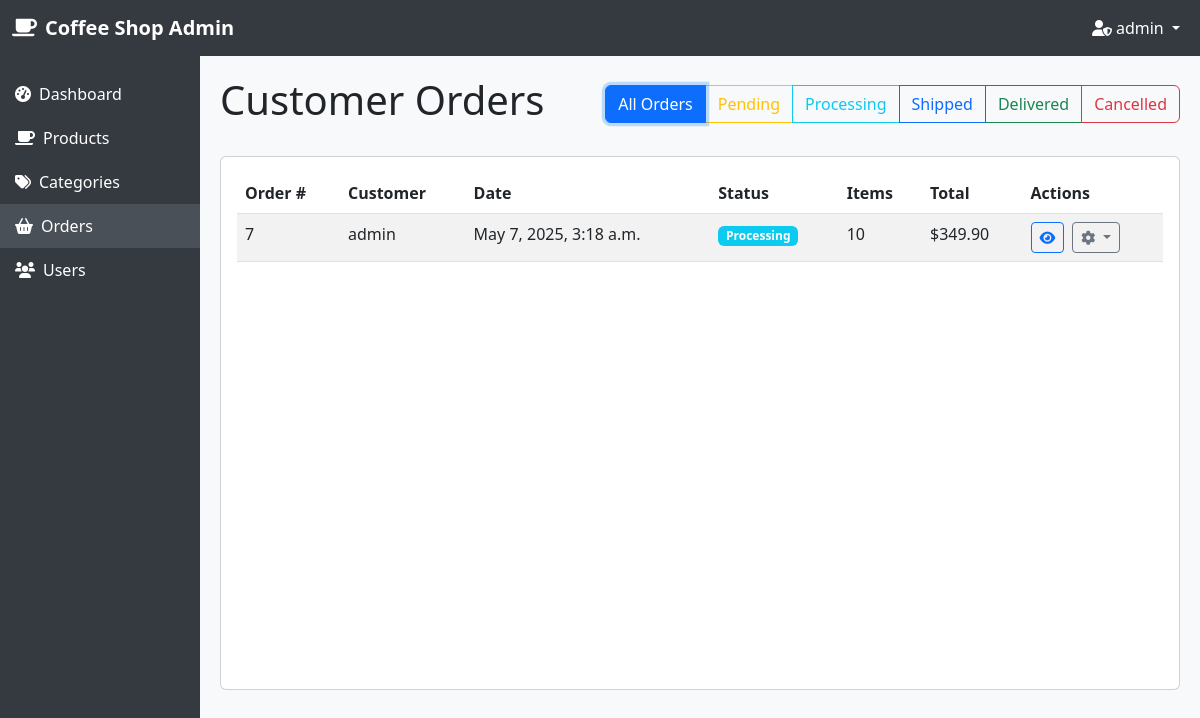
Page /admin-dashboard/orders/ (signed in) on the committed database.
### store/models.py (models this page shows, shortened)
class Order(models.Model):
    STATUS_CHOICES = [
        ('pending', 'Pending'),
        ('processing', 'Processing'),
        ('shipped', 'Shipped'),
        ('delivered', 'Delivered'),
        ('cancelled', 'Cancelled'),
    ]
    customer = models.ForeignKey(Customer, on_delete=models.CASCADE, related_name='orders')
    date_ordered = models.DateTimeField(auto_now_add=True)
    complete = models.BooleanField(default=False)  # Indica si el pedido está finalizado
    transaction_id = models.CharField(max_length=100, null=True, blank=True)
    status = models.CharField(max_length=20, choices=STATUS_CHOICES, default='pending')
    shipping_address = models.TextField(blank=True, null=True)
    class Meta:
        ordering = ['-date_ordered']  # Más recientes primero
    @property
    def get_cart_total(self):
        orderitems = self.orderitem_set.all()
        total = sum([item.get_total for item in orderitems])
        return total
    @property
    def get_cart_items(self):
        orderitems = self.orderitem_set.all()
        total = sum([item.quantity for item in orderitems])
        return total

class Customer(models.Model):
    user = models.OneToOneField(User, on_delete=models.CASCADE)
    phone = models.CharField(max_length=15, blank=True, null=True)
    address = models.TextField(blank=True, null=True)

class OrderItem(models.Model):
    product = models.ForeignKey(Product, on_delete=models.CASCADE)
    order = models.ForeignKey(Order, on_delete=models.CASCADE)
    quantity = models.IntegerField(default=1)
    date_added = models.DateTimeField(auto_now_add=True)
    @property
    def get_total(self):
        return self.product.price * self.quantity

class Product(models.Model):
    ROAST_CHOICES = [
        ('light', 'Light Roast'),
        ('medium', 'Medium Roast'),
        ('dark', 'Dark Roast'),
        ('espresso', 'Espresso Roast'),
    ]
    FORMAT_CHOICES = [
        ('whole_bean', 'Whole Bean'),
        ('ground', 'Ground'),
        ('capsule', 'Capsules'),
    ]
    name = models.CharField(max_length=200)
    category = models.ForeignKey(Category, on_delete=models.CASCADE, related_name='products')
    description = models.TextField()
    price = models.DecimalField(max_digits=6, decimal_places=2)
    stock = models.IntegerField(default=0)
    image = models.ImageField(upload_to='products/', blank=True, null=True)
    roast_level = models.CharField(max_length=20, choices=ROAST_CHOICES)
    origin = models.CharField(max_length=100)  # País o región de origen
    format = models.CharField(max_length=20, choices=FORMAT_CHOICES)
    weight = models.IntegerField(help_text="Weight in grams")
    created_at = models.DateTimeField(auto_now_add=True)
    updated_at = models.DateTimeField(auto_now=True)
    is_available = models.BooleanField(default=True)
    class Meta:
        ordering = ['name']

### store/views.py (the view)
# urls.py: path('admin-dashboard/orders/', views.order_list, name="order_list"),
@user_passes_test(is_admin)
def order_list(request):
    orders = Order.objects.all()
    return render(request, 'store/dashboard/order_list.html', {'orders': orders})

### store/views.py (called while the page is built)
def is_admin(user):
    return user.is_staff

### store/templates/store/dashboard/order_list.html (shortened to what this page needs)
{% extends 'store/dashboard/admin_base.html' %}
{% load static %}
{% block content %}
<div class="d-flex justify-content-between align-items-center mb-4">
    <h1>Customer Orders</h1>
    <div class="btn-group">
        <button type="button" class="btn btn-outline-primary active filter-btn" data-filter="all">
            All Orders
        </button>
        <button type="button" class="btn btn-outline-warning filter-btn" data-filter="pending">
            Pending
        </button>
        <button type="button" class="btn btn-outline-info filter-btn" data-filter="processing">
            Processing
        </button>
        <button type="button" class="btn btn-outline-primary filter-btn" data-filter="shipped">
            Shipped
        </button>
        <button type="button" class="btn btn-outline-success filter-btn" data-filter="delivered">
            Delivered
        </button>
        <button type="button" class="btn btn-outline-danger filter-btn" data-filter="cancelled">
            Cancelled
        </button>
    </div>
</div>
<div class="card">
    <div class="card-body">
        <div class="table-responsive">
            <table class="table table-striped" id="orders-table">
                <thead>
                    <tr>
                        <th>Order #</th>
                        <th>Customer</th>
                        <th>Date</th>
                        <th>Status</th>
                        <th>Items</th>
                        <th>Total</th>
                        <th>Actions</th>
                    </tr>
                </thead>
                <tbody>
                    {% for order in orders %}
                        <tr class="order-row" data-status="{{ order.status }}" id="order-row-{{ order.id }}">
                            <td>{{ order.id }}</td>
                            <td>{{ order.customer.user.username }}</td>
                            <td>{{ order.date_ordered|date:"F j, Y, g:i a" }}</td>
                            <td id="status-cell-{{ order.id }}">
                                {% if order.status == 'pending' %}
                                    <span class="badge bg-warning">Pending</span>
                                {% elif order.status == 'processing' %}
                                    <span class="badge bg-info">Processing</span>
                                {% elif order.status == 'shipped' %}
                                    <span class="badge bg-primary">Shipped</span>
                                {% elif order.status == 'delivered' %}
                                    <span class="badge bg-success">Delivered</span>
                                {% elif order.status == 'cancelled' %}
                                    <span class="badge bg-danger">Cancelled</span>
                                {% endif %}
                            </td>
                            <td>{{ order.get_cart_items }}</td>
                            <td>${{ order.get_cart_total }}</td>
                            <td>
                                <div class="d-flex">
                                    <a href="{% url 'order_detail' order.id %}" class="btn btn-sm btn-outline-primary me-2">
                                        <i class="fas fa-eye"></i>
                                    </a>
                                    <div class="dropdown">
                                        <button class="btn btn-sm btn-outline-secondary dropdown-toggle" type="button" id="dropdownMenuButton{{ order.id }}" data-bs-toggle="dropdown" aria-expanded="false">
                                            <i class="fas fa-cog"></i>
                                        </button>
                                    </div>
                                </div>
                            </td>
                        </tr>
                    {% empty %}
                        <tr>
                            <td colspan="7" class="text-center">No orders available yet.</td>
                        </tr>
                    {% endfor %}
                </tbody>
            </table>
        </div>
    </div>
</div>
{% endblock %}

### store/templates/store/dashboard/admin_base.html (shortened to what this page needs)
<!DOCTYPE html>
{% load static %}
<html lang="en">
<head>
    <link href="https://cdn.jsdelivr.net/npm/bootstrap@5.3.0-alpha1/dist/css/bootstrap.min.css" rel="stylesheet">
    <link rel="stylesheet" href="https://cdnjs.cloudflare.com/ajax/libs/font-awesome/6.0.0/css/all.min.css">
</head>
<body>
    <nav class="navbar navbar-expand-lg navbar-dark">
        <div class="container-fluid">
            <a class="navbar-brand" href="{% url 'dashboard' %}">
                <i class="fas fa-coffee me-2"></i>Coffee Shop Admin
            </a>
            <div class="collapse navbar-collapse" id="navbarNav">
                <ul class="navbar-nav ms-auto">
                    <li class="nav-item dropdown">
                        <a class="nav-link dropdown-toggle" href="#" id="navbarDropdown" role="button" data-bs-toggle="dropdown">
                            <i class="fas fa-user-shield me-1"></i>{{ user.first_name|default:user.username }}
                        </a>
                    </li>
                </ul>
            </div>
        </div>
    </nav>
    <div class="container-fluid">
        <div class="row">
            <div class="col-md-2 p-0 sidebar">
                <div class="mt-3">
                    <a href="{% url 'dashboard' %}" class="{% if request.path == '/admin-dashboard/' %}active{% endif %}">
                        <i class="fas fa-tachometer-alt me-2"></i>Dashboard
                    </a>
                    <a href="{% url 'product_list' %}" class="{% if '/admin-dashboard/products/' in request.path %}active{% endif %}">
                        <i class="fas fa-coffee me-2"></i>Products
                    </a>
                    <a href="{% url 'category_list' %}" class="{% if '/admin-dashboard/categories/' in request.path %}active{% endif %}">
                        <i class="fas fa-tags me-2"></i>Categories
                    </a>
                    <a href="{% url 'order_list' %}" class="{% if '/admin-dashboard/orders/' in request.path %}active{% endif %}">
                        <i class="fas fa-shopping-basket me-2"></i>Orders
                    </a>
                    <a href="{% url 'user_list' %}" class="{% if '/admin-dashboard/users/' in request.path %}active{% endif %}">
                        <i class="fas fa-users me-2"></i>Users
                    </a>
                </div>
            </div>
            <div class="col-md-10 content">
                {% block content %}
                {% endblock %}
            </div>
        </div>
    </div>
</body>
</html>

### store/templates/store/dashboard/admin_base.html (style rules this page uses)
body { background-color: #f8f9fa; font-family: 'Segoe UI', Tahoma, Geneva, Verdana, sans-serif; }
.navbar { background-color: #343a40 !important; }
.navbar-brand, .nav-link { color: #ffffff !important; }
.navbar-brand { font-weight: bold; }
.sidebar { background-color: #343a40; color: #ffffff; min-height: calc(100vh - 56px); }
.sidebar a { color: #ffffff; text-decoration: none; padding: 10px 15px; display: block; }
.active { background-color: #495057; }
.content { padding: 20px; }

### store/templates/store/dashboard/order_list.html (style rules this page uses)
.table-responsive { min-height: 500px; overflow: visible !important; }
.filter-btn.active { box-shadow: 0 0 0 0.2rem rgba(0, 123, 255, 0.25); }

### rows in the picture
Order: id "7", customer.user.username "admin", date_ordered "May 7, 2025, 3:18 a.m.", status "Processing", get_cart_items "10", get_cart_total "349.90"

### other values in the picture
{{ user.first_name|default:user.username }} "admin"
